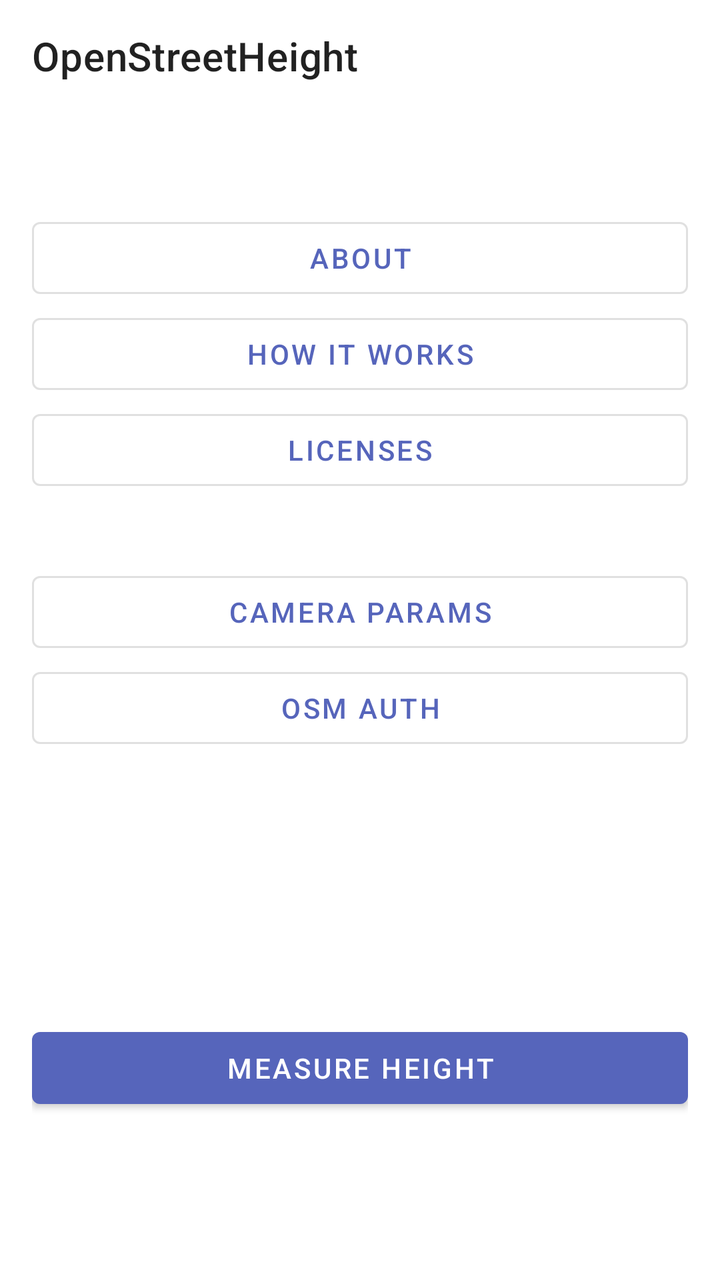
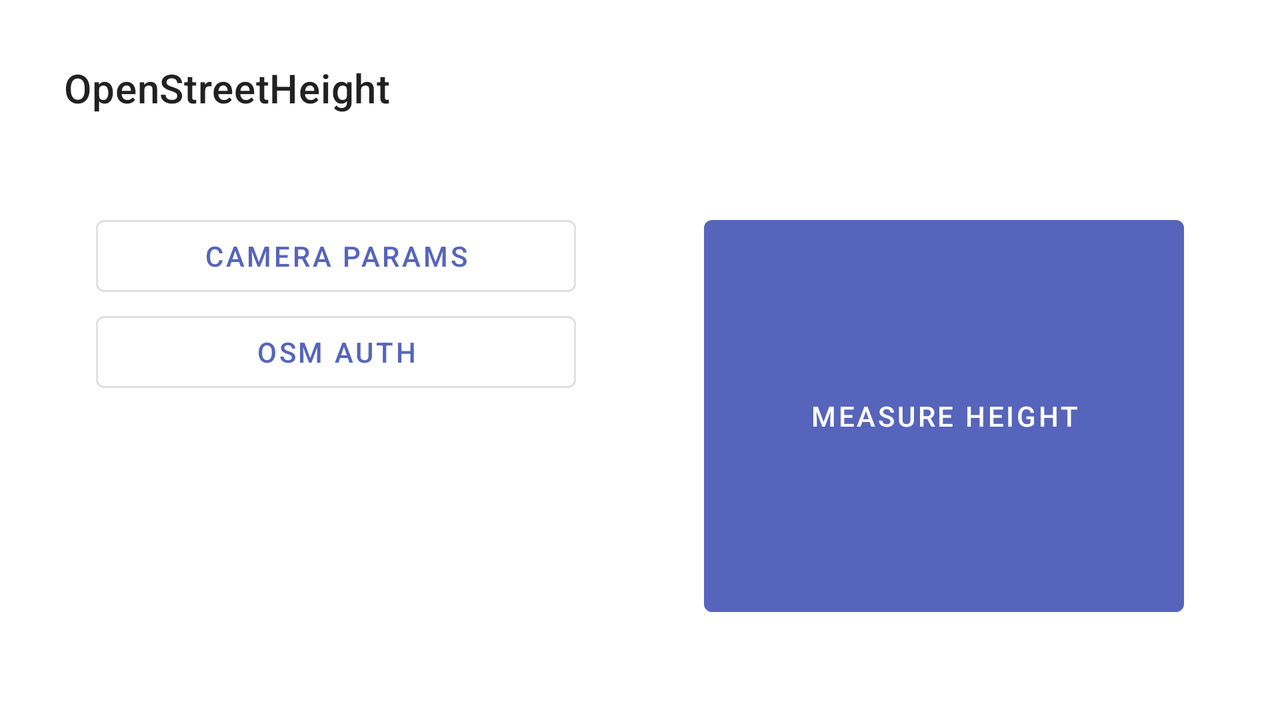

Two renders of one Android screen. The first uses the default layout on a phone; the second uses the alternative layout the repository ships for a different screen configuration, on a matching device. The two XML files are below.
<!-- AndroidManifest.xml: application theme AppTheme -->
<!-- res/layout/fragment_options.xml -->
<?xml version="1.0" encoding="utf-8"?>
<LinearLayout xmlns:android="http://schemas.android.com/apk/res/android"
    android:layout_width="match_parent"
    android:layout_height="match_parent"
    xmlns:app="http://schemas.android.com/apk/res-auto"
    android:orientation="vertical">

    <androidx.appcompat.widget.Toolbar
        android:id="@+id/toolbar"
        android:layout_width="match_parent"
        android:layout_height="wrap_content"
        android:theme="@style/ThemeOverlay.MaterialComponents.ActionBar"
        app:popupTheme="@style/ThemeOverlay.MaterialComponents.Light"
        app:title="@string/app_name_big"/>

    <LinearLayout
        android:layout_width="match_parent"
        android:layout_height="match_parent"
        android:orientation="vertical"
        android:padding="16dp">



        <Space
            android:layout_width="match_parent"
            android:layout_height="0dp"
            android:layout_weight="0.5" />

        <Button
            android:id="@+id/button_about"
            style="@style/Widget.MaterialComponents.Button.OutlinedButton"
            android:layout_width="match_parent"
            android:layout_height="wrap_content"
            android:text="@string/options_about" />

        <Button
            android:id="@+id/button_how_it_works"
            style="@style/Widget.MaterialComponents.Button.OutlinedButton"
            android:layout_width="match_parent"
            android:layout_height="wrap_content"
            android:text="@string/options_how_it_works" />

        <Button
            android:id="@+id/button_licenses"
            style="@style/Widget.MaterialComponents.Button.OutlinedButton"
            android:layout_width="match_parent"
            android:layout_height="wrap_content"
            android:text="@string/options_licenses" />

        <Space
            android:layout_width="match_parent"
            android:layout_height="0dp"
            android:layout_weight="0.5" />


        <Button
            android:id="@+id/button_cam_params"
            style="@style/Widget.MaterialComponents.Button.OutlinedButton"
            android:layout_width="match_parent"
            android:layout_height="wrap_content"
            android:text="@string/options_cam_params" />

        <Button
            android:id="@+id/button_osm_auth"
            style="@style/Widget.MaterialComponents.Button.OutlinedButton"
            android:layout_width="match_parent"
            android:layout_height="wrap_content"
            android:text="@string/options_osm_auth" />

        <Space
            android:layout_width="match_parent"
            android:layout_height="0dp"
            android:layout_weight="2" />

        <Button
            android:id="@+id/button_measure"
            android:layout_width="match_parent"
            android:layout_height="wrap_content"
            android:text="@string/options_measure" />

        <Space
            android:layout_width="match_parent"
            android:layout_height="0dp"
            android:layout_weight="1" />
    </LinearLayout>

</LinearLayout>
<!-- resources referenced by this layout -->
<resources>
  <string name="app_name_big">OpenStreetHeight</string>
  <string name="options_about">About</string>
  <string name="options_cam_params">Camera params</string>
  <string name="options_how_it_works">How it works</string>
  <string name="options_licenses">Licenses</string>
  <string name="options_measure">Measure height</string>
  <string name="options_osm_auth">OSM auth</string>
  <style name="AppTheme" parent="Theme.MaterialComponents.Light.NoActionBar">
  
          <item name="colorPrimary">#5665bb</item>
          <item name="colorPrimaryDark">#41456b</item>
      </style>
</resources>
<!-- res/layout-land/fragment_options.xml (the repository's variant of the layout above) -->
<!-- drawn on the phone turned sideways -->
<?xml version="1.0" encoding="utf-8"?>
<LinearLayout xmlns:android="http://schemas.android.com/apk/res/android"
    android:layout_width="match_parent"
    android:layout_height="match_parent"
    xmlns:app="http://schemas.android.com/apk/res-auto"
    android:orientation="vertical"
    android:padding="16dp">

    <androidx.appcompat.widget.Toolbar
        android:id="@+id/toolbar"
        android:layout_width="match_parent"
        android:layout_height="wrap_content"
        android:theme="@style/ThemeOverlay.MaterialComponents.ActionBar"
        app:popupTheme="@style/ThemeOverlay.MaterialComponents.Light"
        app:title="@string/app_name_big"/>

    <LinearLayout
        android:layout_width="match_parent"
        android:layout_height="match_parent"
        android:orientation="horizontal" >

        
        <LinearLayout
            android:layout_width="0dp"
            android:layout_height="match_parent"
            android:layout_weight="1"
            android:orientation="vertical"
            android:padding="32dp">

            <Button
                android:id="@+id/button_about"
                style="@style/Widget.MaterialComponents.Button.OutlinedButton"
                android:layout_width="match_parent"
                android:layout_height="wrap_content"
                android:text="@string/options_about"
                android:visibility="gone"/>

            <Button
                android:id="@+id/button_how_it_works"
                style="@style/Widget.MaterialComponents.Button.OutlinedButton"
                android:layout_width="match_parent"
                android:layout_height="wrap_content"
                android:text="@string/options_how_it_works"
                android:visibility="gone"/>

            <Button
                android:id="@+id/button_licenses"
                style="@style/Widget.MaterialComponents.Button.OutlinedButton"
                android:layout_width="match_parent"
                android:layout_height="wrap_content"
                android:text="@string/options_licenses"
                android:visibility="gone"/>


            <Button
                android:id="@+id/button_cam_params"
                style="@style/Widget.MaterialComponents.Button.OutlinedButton"
                android:layout_width="match_parent"
                android:layout_height="wrap_content"
                android:text="@string/options_cam_params" />

            <Button
                android:id="@+id/button_osm_auth"
                style="@style/Widget.MaterialComponents.Button.OutlinedButton"
                android:layout_width="match_parent"
                android:layout_height="wrap_content"
                android:text="@string/options_osm_auth" />

        </LinearLayout>

        <RelativeLayout
            android:layout_width="0dp"
            android:layout_height="match_parent"
            android:orientation="vertical"
            android:layout_weight="1"
            android:padding="32dp">

            <Button
                android:id="@+id/button_measure"
                android:layout_width="match_parent"
                android:layout_height="match_parent"
                android:text="@string/options_measure"
                android:layout_centerInParent="true"/>


        </RelativeLayout>



    </LinearLayout>




</LinearLayout>
